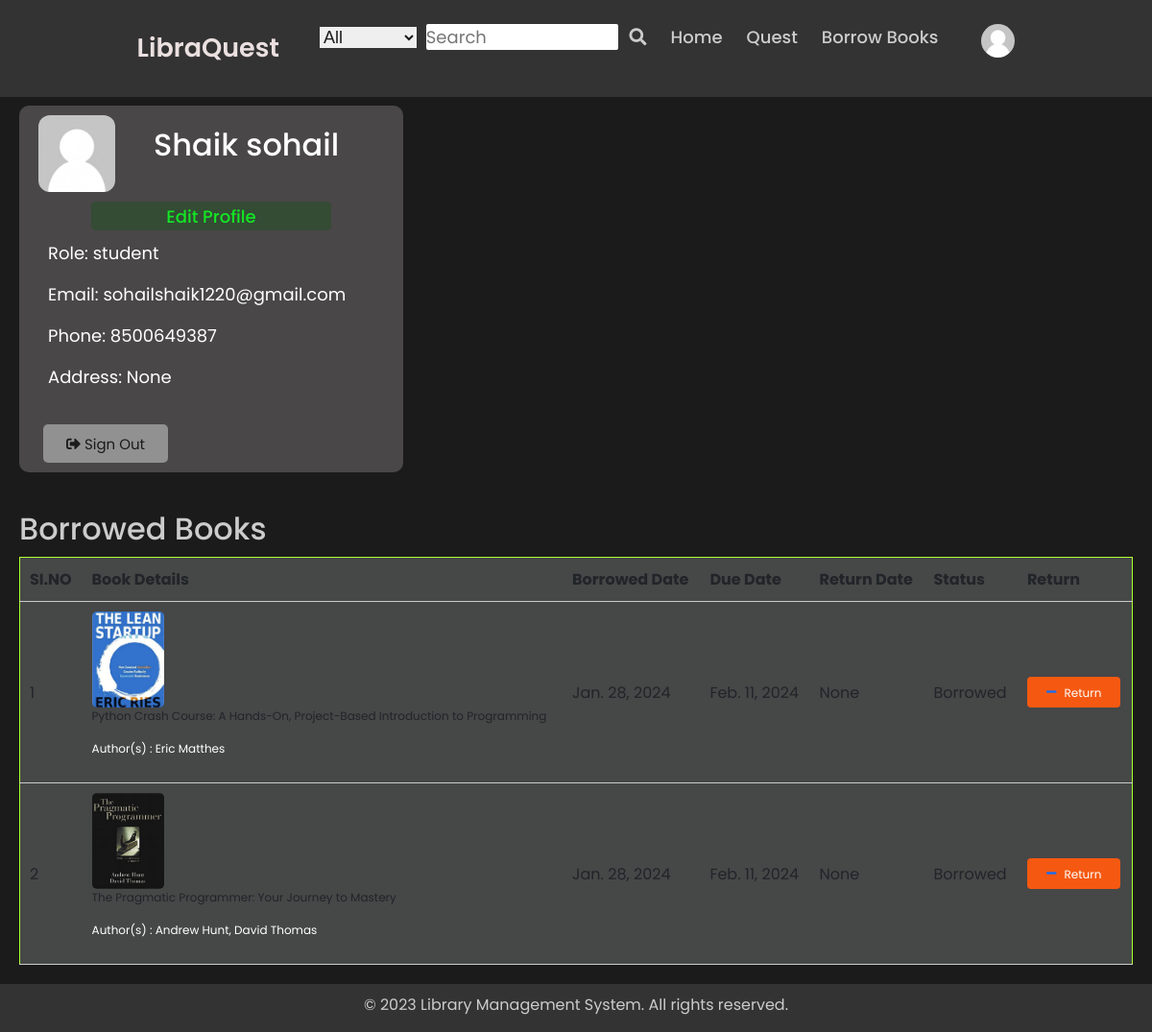
Page /profile/user_profile/Javid_Shaik/ (signed in) on the committed database.
### my_app/models.py (models this page shows, shortened)
class RegisterModel(AbstractUser,PermissionsMixin):
    DEFAULT_USER_IMAGE = r'LibraryManagementSystem\\media\\profile\\default_user.jpg'
    ROLE_CHOICES = (
        ('student' , 'Student'),
        ('teacher', 'Teacher'),
        ('librarian' , 'Librarian'),
        ('admin', 'Admin')
    )
    first_name = models.CharField(max_length=30)
    last_name = models.CharField(max_length=30)
    username = models.CharField(max_length=20, unique=True)
    email = models.EmailField(max_length=50, unique=True)
    role = models.CharField(max_length=20)
    profile_image = models.ImageField(upload_to="profile/", default=DEFAULT_USER_IMAGE ,null=True, blank=True)
    phone = models.CharField(max_length=20)
    address = models.TextField(max_length=200 ,blank=True, null=True)
    token = models.TextField(max_length=300 , blank=True, null = True)
    email_confirmed = models.BooleanField(default=False)
    is_staff = models.BooleanField(default=False)
    is_superuser = models.BooleanField(default=False)
    USERNAME_FIELD = 'username'
    objects = UserManager()

class Borrowings(models.Model):
    STATUS_CHOICES = (
        ('Borrowed', 'Borrowed'),
        ('Returned', 'Returned'),
        ('Overdue', 'Overdue'),
    )
    member = models.ForeignKey(Member , on_delete=models.CASCADE)
    book = models.ForeignKey(Books , on_delete=models.CASCADE)
    borrowed_date = models.DateField(default=timezone.now)
    due_date = models.DateField()
    return_date = models.DateField(null=True , blank=True)
    fine_amount = models.DecimalField(max_digits=8, decimal_places=2, null=True,blank=True)
    status = models.CharField(max_length=50,choices=STATUS_CHOICES,default="None")

class Books(models.Model):
    title = models.TextField(null=False)
    author_name = models.CharField(max_length=50)
    isbn = models.CharField(max_length=20)
    publisher = models.CharField(max_length=200,null=True,blank=True)
    publication = models.DateField()
    edition = models.IntegerField(null=True , blank=True)
    availability = models.CharField(max_length=10,default='No')
    cover_image = models.ImageField(upload_to="book_covers/")
    book_file = models.FileField(upload_to="books/",blank=True , null=True)
    copies_available = models.IntegerField(null=True,blank=True,default=2)
    description = models.TextField(max_length=2000 , null=True , blank=True)

### user_profile/views.py (the view)
# urls.py: path('profile/', include("user_profile.urls"))
@login_required
def user_profile(request , username ):
    try :
        member = Member.objects.get(user__username=username)
        borrowings = member.borrowings_set.all()
    except Member.DoesNotExist:
        borrowings = None
    return render(request, 'profile/user_profile.html', {
        'user': request.user , 'borrowings' : borrowings
    })

### user_profile/templates/profile/user_profile.html (shortened to what this page needs)
<link rel="stylesheet" href="https://cdn.jsdelivr.net/npm/bootstrap@5.3.0/dist/css/bootstrap.min.css">
{% extends 'forms/base.html' %}
{% load static %}
{% block content %}
    <main>
        <div class="component">
            <div class="user">
                <div class="profile-picture">
                    {% if user.profile_image.url %}
                        <img src="{{ user.profile_image.url }}" alt="Profile Picture">
                    {% else %}
                        <img src="{{ user.profile_image.url }}" alt="Default Profile Picture">
                    {% endif %}
                </div>
                <div class="user-name">
                    <h2>{{ user.first_name}} {{ user.last_name }}</h2>
                </div>
            </div>
            <div class="edit-btn">
                <button id="b1">Edit Profile</button>
            </div>
            <div class="user-info">
                <p>Role: {{ user.role }}</p>
                <p>Email: {{ user.email }}</p>
                <p>Phone: {{ user.phone }}</p>
                <p>Address: {{ user.address }}</p>
            </div>
            <div class="actions">
                <button class="btn btn-primary" id="b2"><i class="fas fa-sign-out-alt"></i> Sign Out</button>
            </div>
        </div>
        {% if borrowings %}
        <div class="activity book-details">
            <h2>Borrowed Books</h2>
            <table class="table-container">
                <tr>
                    <th>SI.NO</th>
                    <th>Book Details</th>
                    <th>Borrowed Date</th>
                    <th>Due Date</th>
                    <th>Return Date</th>
                    <th>Status</th>
                    <th>Return</th>
                </tr>
                {% for borrowing in borrowings %}
                    {% if borrowing.status == 'Borrowed' %}
                    <tr>
                        <td>{{ forloop.counter }}</td>
                        <td>
                            <div class="cover-image">
                                <img src= "{{ borrowing.book.cover_image.url }}" alt="Cover Image">
                            </div>
                            <p>{{ borrowing.book.title }}</p>
                            <p style="color:#fff">Author(s) : {{ borrowing.book.author_name }}</p>
                        </td>
                       <td>{{ borrowing.borrowed_date}}</td>
                       <td>{{ borrowing.due_date }}</td>
                       <td>{{ borrowing.return_date }}</td>
                       <td>{{ borrowing.status }}</td>
                       <td>
                        <button class="return-button">
                            <a href="{% url 'return_book' book_id=borrowing.book.id %}"><i class="fas fa-minus"></i></a> Return
                        </button>
                        </td>
                    </tr>
                    {% endif %}
                {% endfor %}
            </table>
        </div>
        {% endif %}
    </main>
{% endblock %}

### my_app/templates/forms/base.html (shortened to what this page needs)
{% load static %}
<!DOCTYPE html>
<html lang="en">
    <head>
        <link rel="stylesheet" type="text/css" href="{% static 'css/base_styles.css' %}">
        <link rel="stylesheet" href="https://cdnjs.cloudflare.com/ajax/libs/font-awesome/5.15.2/css/all.min.css">
        <link rel="stylesheet" href="{% static 'css/profile.css' %}">
    </head>
    <body>
        <nav class="navbar">
            <div class="content">
                <div class="logo"><a href="{% url 'signup:about_libraquest' %}">LibraQuest</a></div>
                <ul class="menu-list">
                    <li>
                        <div class="search">
                            <select class="drop-down">
                                <option value="All">All</option>
                            </select>
                            <input type="text" name="search" placeholder="Search" class="search-box" required>
                            <i class="fas fa-search" onclick="book_search()"></i>
                        </div>
                    </li>
                    <li><a href="{% url 'signup:homepage'%} ">Home</a></li>
                    <li><a href="#">Quest</a></li>
                    {% if user.is_authenticated %}
                    <li>
                        <a href="{% url 'signup:show_books' %}">Borrow Books</a>
                    </li>
                    {% else %}
                    <li>
                        <a href="{% url 'signup:login_user' %}">Sign in</a>
                    </li>
                    {% endif %}
                    {% if user.is_authenticated %}
                        <div class="profile">
                            {% if user.profile_image.url %}
                                <li><a href="{% url 'user_profile' username=request.user.username %}" ><img src="{{ user.profile_image.url }}" alt="Profile Picture"></a></li>
                            {% else %}
                                <li><a href="{% url 'user_profile' username=request.user.username  %}"><img src="{{ user.profile_image.url }}" alt="Default Profile Picture"></a></li>
                            {% endif %}
                        </div>
                    {% else %}
                        <li><a href="{%url 'signup:register' %}">Sign Up</a></li>
                    {% endif %}
                </ul>
            </div>
        </nav>
        {% block content %}
        {% endblock %}
        <footer class="footer">
            <p>&copy; 2023 Library Management System. All rights reserved.</p>
        </footer>
    </body>
</html>

### static/css/base_styles.css (style rules this page uses)
* { margin: 0; padding: 0; box-sizing: border-box; font-family: "Poppins" , sans-serif; }
html { height: 100%; }
body { display: flex; flex-direction: column; min-height: 100%; }
footer { margin-top: auto; text-align: center; color: #ccc; padding-top: 10px; background-color: #333; width: 100%; }
.content { max-width: 1250px; margin: auto; padding: 0 30px; }
.navbar { position:fixed; width: 100%; top: 0; z-index: 9999; padding: 25px 0; transition: all 0.3s ease; background: #a09ea02f; }
.navbar .content { display: flex; justify-content: space-between; align-items: center; }
.navbar .logo a { color: #ebe0e0; font-size: 30px; text-decoration: none; font-weight: 600; }
.navbar .menu-list { display: inline-flex; }
.menu-list li { list-style: none; }
.menu-list li a { color: #ccc; font-size: 18px; font-weight: 500; text-decoration: none; transition: all 0.3s ease; margin-left: 25px; }
.menu-list input { font-size: 18px; font-family: "Poppins",sans-serif; outline: none; border: none; border-radius: 2px; width: 200px; }
.search { color:#ccc; font-size: 18px; padding-left: 10px; background-size: 0px; caret-color: #1b1b1b; }
.search .drop-down { font-size: 18px; border: none; outline: none; padding-right: 5px; margin-right: 5px; font-family: "Arial" , 'Segoe UI', Tahoma, Verdana, sans-serif; }
.search i { padding-left: 7px; cursor: pointer; }
.search select { cursor: pointer; }
.search select , option , input { color: #1b1b1b; }
.profile img { width: 35px; height: 35px; border-radius: 50%; object-fit: cover; margin-left: 20px; }
@media (max-width : 1230px) { .navbar .logo a { font-size: 27px; } }

### static/css/profile.css (style rules this page uses)
* { margin: 0; padding: 0; box-sizing: border-box; font-family: "Poppins" , sans-serif; }
body { background: #1b1b1b; }
main { display: flex; flex-direction: column; justify-content: flex-start; }
.component { margin-left: 20px; margin-top: 110px; background: #494747; width: 400px; height: 100%; color: #fff; border-radius: 10px; }
.component .user { font-size: 18px; display: flex; align-items: center; padding-bottom: 10px; border-radius: 10px; }
.profile-picture img { margin-top:10px; width: 80px; height: 80px; border-radius: 15%; object-fit:cover; margin-left: 20px; margin-right: 40px; }
.component .user-info { margin: 10px; font-size: 18px; padding-left: 20px; padding-bottom: 10px; }
.component .actions { display: flex; flex-direction:unset; margin: 10px; }
.component .edit-btn button { width: 250px; height: 30px; text-align: center; color: #14e625; background: #344b34; border: none; border-radius: 5px; font-size: 18px; margin-left: 75px; font-weight: 500; cursor: pointer; }
.component .actions button { width: 130px; padding: 10px 10px 10px 10px; height: 40px; text-align: center; color: #1b1b1b; background: #929191; border: none; border-radius: 5px; font-size: 15px; margin-left: 15px; cursor: pointer; }
.activity { margin-top: 40px; color: #ccc; margin-left: 20px; margin-right: 20px; }
.activity table { border: 1px solid greenyellow; border-style: inset; background: #464747; }
.activity td p { font-size: 12px; }
.member-details, .activity { margin-bottom: 20px; }
.activity h2 { margin-bottom: 10px; }
.activity table { width: 100%; border-collapse: collapse; }
.activity th, .activity td { padding: 10px; text-align: left; border-bottom: 1px solid #ccc; }
.activity .cover-image { width: 75px; height: 100px; margin-right: 10px; border-radius: 5px; display: flex; flex-direction: column; justify-content: center; align-items: center; }
.activity .cover-image img { width: 100%; height: 100%; object-fit: cover; border-radius: 5px; }
.return-button { display: inline-flex; align-items: center; justify-content: center; padding: 10px 20px; background-color: #f55911; color: #fff; border: none; border-radius: 4px; font-size: 12px; cursor: pointer; line-height: 1px; }
.return-button a { text-decoration: none; margin-right: 8px; }

### rows in the picture
RegisterModel: profile_image (placeholder picture), first_name "Shaik", last_name "sohail", role "student", email "sohailshaik1220@gmail.com", phone "8500649387", address "None"
Borrowings: book.cover_image (picture), book "Python Crash Course: A Hands-On, Project-Based Introduction to Programming", book.author_name "Eric Matthes", borrowed_date "Jan. 28, 2024", due_date "Feb. 11, 2024", return_date "None", status "Borrowed"
Borrowings: book.cover_image (picture), book "The Pragmatic Programmer: Your Journey to Mastery", book.author_name "Andrew Hunt, David Thomas", borrowed_date "Jan. 28, 2024", due_date "Feb. 11, 2024", return_date "None", status "Borrowed"
